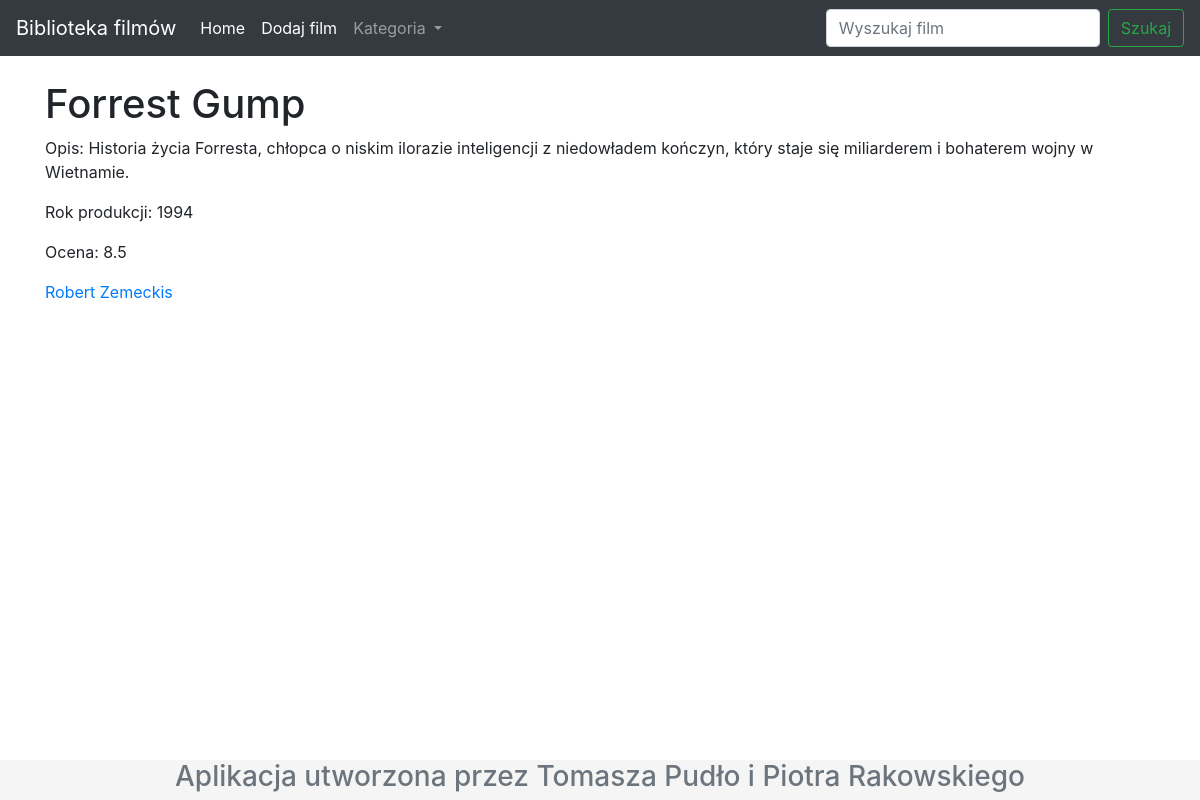
/film/4/, run on the app's committed database.
### Filmy/models.py (models this page shows, shortened)
class Filmy(models.Model):
    tytul = models.CharField(max_length=100)
    opis = models.TextField(blank=True)
    rok_produkcji = models.DecimalField(max_digits=4, decimal_places=0)
    ocena = models.DecimalField(max_digits=2, decimal_places=1)
    rezyser = models.ForeignKey(Rezyser, on_delete=models.CASCADE, null=True)
    gatunek = models.ManyToManyField(Gatunek)
    class Meta:
        verbose_name = "Filmy"
        verbose_name_plural = "Filmy"

class Rezyser(models.Model):
    imie = models.CharField(max_length=15)
    nazwisko = models.CharField(max_length=25)
    pochodzenie = models.CharField(max_length=25)
    def __str__(self):
        return self.imie + ' ' + self.nazwisko
    class Meta:
        verbose_name = "Reżyser"
        verbose_name_plural = "Reżyser"

### Filmy/views.py (the view)
# urls.py: path('film/<id>/', film, name='film'),
def film(request, id):
    film_user = Filmy.objects.get(pk=id)
    gatunki = Gatunek.objects.all()
    dane = {'film_user': film_user, 'gatunki': gatunki }
    return render(request, 'film.html', dane)

### Filmy/templates/film.html
    {% extends 'szablon.html' %}
    {% load static %}
    {% block content %}
    {% if film_user %}
        <h1> {{ film_user.tytul }}</h1>
        <p> Opis: {{ film_user.opis }} </p>
        <p> Rok produkcji: {{ film_user.rok_produkcji }} </p>
        <p> Ocena: {{ film_user.ocena }} </p>
        <a href="/rezyser/{{ film_user.rezyser.id }}"> {{ film_user.rezyser }} </a>
    {% else %}
        <p> Nie ma filmu o takim id.</p>
    {% endif %}
    {% endblock content %}

### Filmy/templates/szablon.html (style rules this page uses)
html { position: relative; min-height: 100%; }
body { margin-bottom: 40px; }

### data on the page
Filmy: tytul "Forrest Gump", opis "Historia życia Forresta, chłopca o niskim ilorazie inteligencji z niedowładem kończyn, który staje się miliarderem i bohaterem wojny w Wietnamie.", rok_produkcji "1994", ocena "8.5", rezyser "Robert Zemeckis"
